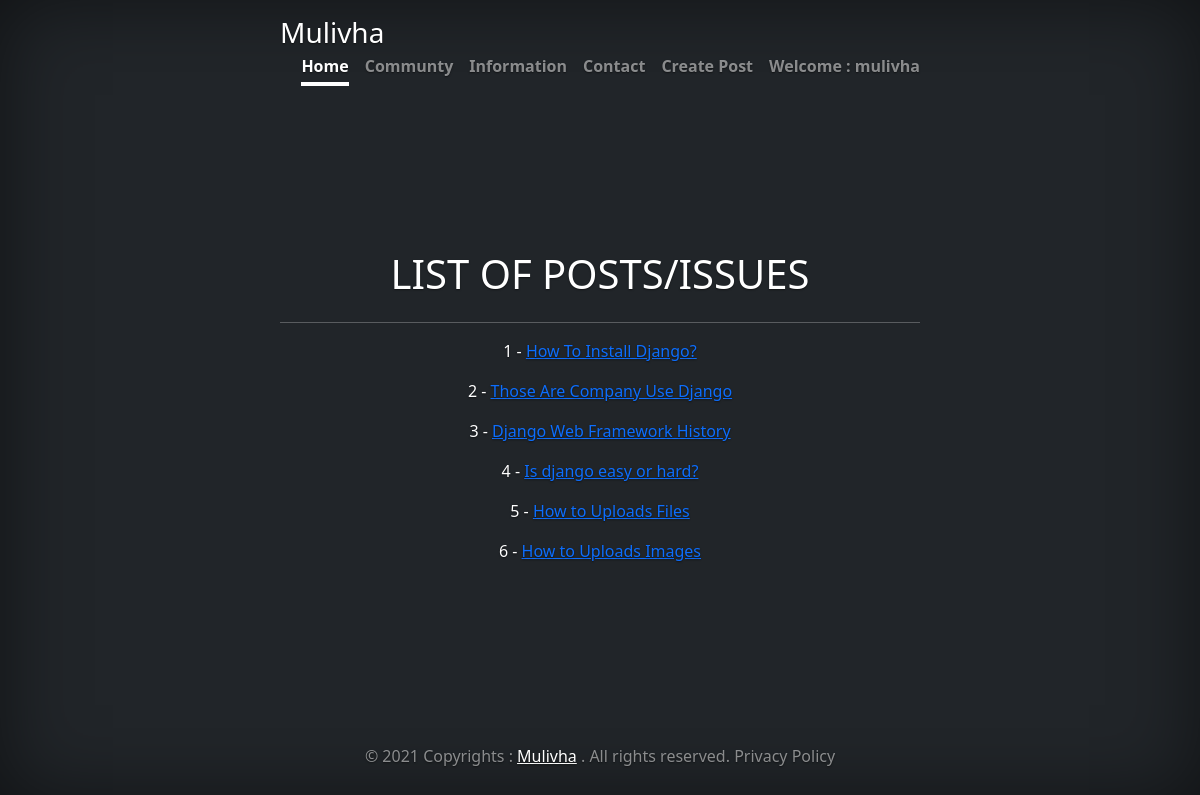
The app's page /community/ (signed in) with its own data.
### Page/models.py (models this page shows)
class Page(models.Model):
    title = models.CharField(max_length=30)
    content = models.TextField()
    image = models.ImageField(upload_to='files/img',null=True,blank=True)
    def get_absolute_url(self):
    	return reverse("Page:post-issue", kwargs={"pk":self.id})

### Page/views.py (the view)
# urls.py: path('',list_of_posts.as_view(), name="post-list"),
class list_of_posts(LoginRequiredMixin, ListView):
	template_name = "Forms/post_list.html"
	queryset = Page.objects.all()

### Templates/Forms/post_list.html (shortened to what this page needs)
{% extends 'base.html' %}
{% load static %}
{% block header_extends %}
<h1>LIST OF POSTS/ISSUES</h1>
<hr>
{% endblock %}
{% block content %}
                {% for instance in object_list %}
                <p>
                    {{ instance.id }} - <a href='{{ instance.get_absolute_url }}'> {{ instance.title }}</a>
                </p>
                {% endfor %}
{% endblock %}

### Templates/base.html (shortened to what this page needs)
{% load static %}
<!doctype html>
<html lang="en" class="h-100">
  <head>
  <link href="{% static '/assets/dist/css/bootstrap.min.css' %}" rel="stylesheet">
    <link rel="stylesheet" href="{% static 'cover/cover.css' %}">
  </head>
  <body class="d-flex h-100 text-center text-white bg-dark">
<div class="cover-container d-flex w-100 h-100 p-3 mx-auto flex-column">
  <header class="mb-auto">
    <div>
      <h3 class="float-md-start mb-0">Mulivha</h3>
      <nav class="nav nav-masthead justify-content-center float-md-end">
        {% if request.user.is_authenticated %}
        <a class="nav-link active" aria-current="page" href="/">Home</a>
        <a class="nav-link" href="{% url 'Page:post-list' %}">Communty</a>
        <a class="nav-link" href="{% url 'information' %}">Information</a>
        <a class="nav-link" href="{% url 'contact' %}">Contact</a>
        <a class="nav-link" href="{% url 'Page:create-post' %}">Create Post</a>
        <a class="nav-link" href="{% url 'logout' %}">Welcome : {{ user.username}}</a>
        {% endif %}
      </nav>
    </div>
  </header>
{% block header_extends %}{% endblock %}
{% block content %}{% endblock %}
  <footer class="mt-auto text-white-50">
  &copy; 2021</a> Copyrights : <a href="https://twitter.com/jc_le_mulivha" class="text-white">Mulivha</a> . All rights reserved. Privacy Policy</p>
  </footer>
</div>
  </body>
</html>

### Static/cover/cover.css (style rules this page uses)
body { text-shadow: 0 .05rem .1rem rgba(0, 0, 0, .5); box-shadow: inset 0 0 5rem rgba(0, 0, 0, .5); }
.cover-container { max-width: 42em; }
.nav-masthead .nav-link { padding: .25rem 0; font-weight: 700; color: rgba(255, 255, 255, .5); background-color: transparent; border-bottom: .25rem solid transparent; }
.nav-masthead .nav-link + .nav-link { margin-left: 1rem; }
.nav-masthead .active { color: #fff; border-bottom-color: #fff; }

### records on screen
Page: id "1", title "How To Install Django?"
Page: id "2", title "Those Are Company Use Django"
Page: id "3", title "Django Web Framework History"
Page: id "4", title "Is django easy or hard?"
Page: id "5", title "How to Uploads Files"
Page: id "6", title "How to Uploads Images"

### other values on screen
{{ user.username }} "mulivha"
